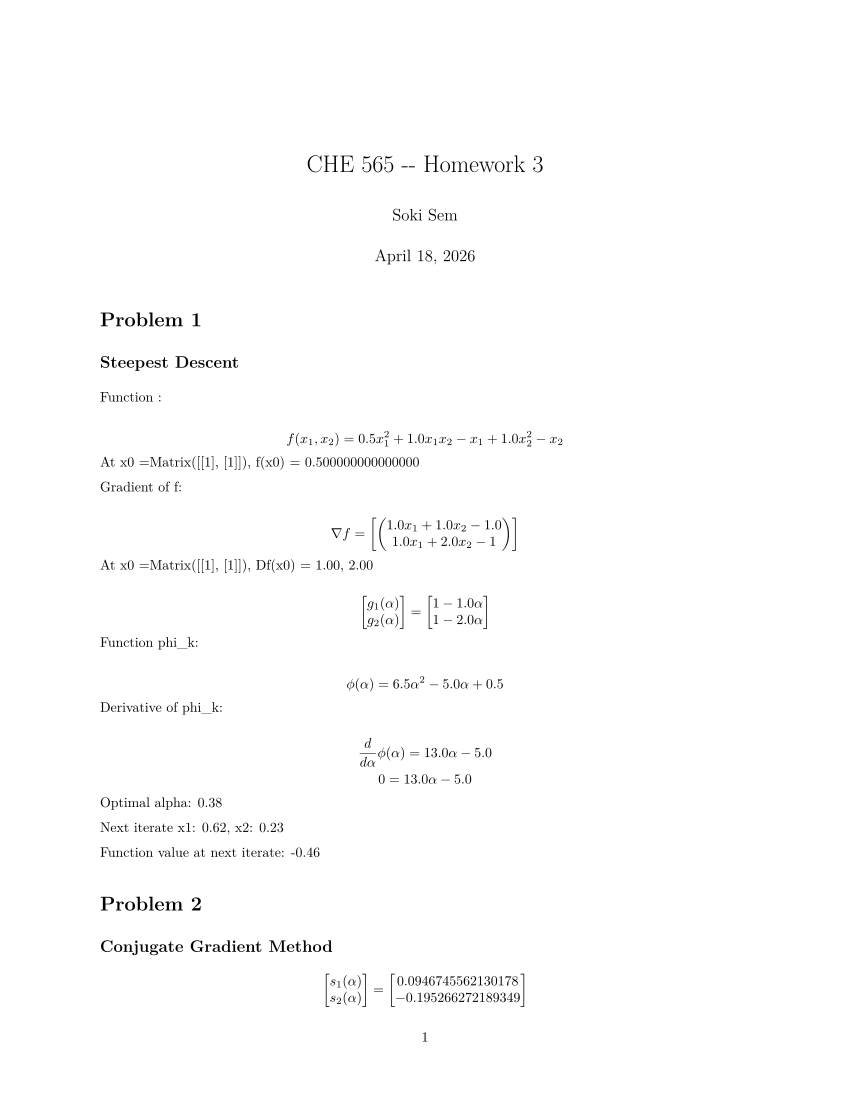

Reproduce this figure in Python.
"""
HW2_CHE565.py
=============
CHE 565 – Homework 2 All five problems solved with full work shown. Results are
written to HW2_CHE565_results.txtseminaia401@gmail..com and mirrored to the console.
"""

from math import e
import numpy as np
import sympy as sp
from sympy import Add, Function, LessThan, Mul 
import matplotlib
from sympy.abc import alpha, phi
from sympy.functions.combinatorial.factorials import rf
import matplotlib.pyplot as plt
from scipy.optimize import minimize, fsolve
from scipy.stats import t as t_dist
import pandas as pd
from NRroots import newton_raphson
from regression_analysis import RegressionAnalysis
from doc_builder import DocumentBuilder
from sympy.vector import CoordSys3D, Del
OUTPUT_FILE = "HW3_CHE565"
PLOT_FILE = "HW3_CHE565_plot.png"
report_lines = []

doc = DocumentBuilder(
    OUTPUT_FILE,
    title="CHE 565 -- Homework 3",
    author="Soki Sem",
)
# convenience aliases
w = doc.p
line = doc.line
m = doc.eq
a = doc.align
t = doc.table
figlog = doc.figure
px = doc.px
im = doc.im
doc.maketitle(True)
doc.toc(False)

doc.section("Problem 1")
doc.subsection("Steepest Descent ")
x1, x2, x3, x4= sp.symbols('x1 x2 x3 x4')
f = sp.Function('f')(x1, x2)
expr= -x1-x2+1/2*(x1**2+2*x1*x2+2*x2**2)
f_eq = sp.Eq(f, expr)
f0_eq = sp.lambdify((x1, x2), expr)
x0 = sp.Matrix([1,1])
f0 = f0_eq(*x0)
Df = sp.Matrix([expr]).jacobian((x1, x2)).T
Df_eq = sp.lambdify((x1, x2), Df)
Df0 = sp.Matrix(Df_eq(*x0))
x_old = sp.Matrix([x1, x2])
x_new = sp.Matrix([x3, x4])
g1 = sp.Function('g1')(alpha)
g2 = sp.Function('g2')(alpha)
g = sp.Matrix(2, 1, [g1, g2])

expr_g = x0 - alpha*Df0
g_eq = sp.Eq(g,expr_g).subs({x1: x0[0], x2: x0[1]})

phi = Function('phi')(alpha)
grad_phi = sp.diff(phi, alpha)
phi_k = expr.subs({x1: expr_g[0], x2: expr_g[1]}).subs({x1: x0[0], x2: x0[1]})
phi_k_collected = sp.collect(phi_k, alpha)
phi_k_simplified = sp.simplify(expr=phi_k_collected)
dphi_k = sp.diff(phi_k_simplified, alpha)
alpha_opt = sp.Matrix(sp.solve(dphi_k, alpha))
x_next = expr_g.subs(alpha, alpha_opt[0]).subs({x1: x0[0], x2: x0[1]})
f_next = expr.subs({x1: x_next[0], x2: x_next[1]})

doc.p("Function :")
m(sp.latex(f_eq))
w(rf"At x0 ={x0}, f(x0) = {f0}")
w("Gradient of f:")
m(r"\nabla f = " + sp.latex(sp.simplify(Df), mat_str='pmatrix'))
w(rf"At x0 ={x0}, Df(x0) = {Df0[0]:.2f}, {Df0[1]:.2f}")
m(sp.latex(g_eq))

w("Function phi_k:")
m(sp.latex(sp.Eq(phi, phi_k_simplified)))
w("Derivative of phi_k:")
m(sp.latex(sp.Eq(grad_phi, dphi_k)))
m(sp.latex(sp.Eq(0, dphi_k)))
w(rf"Optimal alpha: {alpha_opt[0]:.2f}")
w(rf"Next iterate x1: {x_next[0]:.2f}, x2: {x_next[1]:.2f}")
w(rf"Function value at next iterate: {f_next:.2f}")

doc.section("Problem 2")
doc.subsection("Conjugate Gradient Method")
s0 = -Df0
s1= sp.Function('s1')(alpha)
s2= sp.Function('s2')(alpha)
s = sp.Matrix(2, 1, [s1, s2])
expr_s = -Df_eq(*x_new) + s0*Df_eq(*x_new).T*Df_eq(*x_new)/Df_eq(*x_old).T*Df_eq(*x_old)
s_eq = sp.Eq(s, expr_s).subs({x1: x0[0], x2: x0[1], x3: x_next[0], x4: x_next[1]})
m(sp.latex(s_eq))

doc.section(title="Problem 3")
doc.section(title="Problem 3")
doc.subsection("Blending LP Formulation")

# Tables (unchanged)
rows_A = [
    [1, 3000, 26.00],      
    [2, 2000, 30.60],
    [3, 4000, 29.20],
    [4, 1000, 29.80]
]
headings_A = ["Constituent", "Max quantity (bbl/day)", "Production Cost ($/bbl)"]
t(headings_A, rows_A, float_fmt=".2f")

rows_B = [
    ["A", "Not more than 15% of 1; Not less than 40% of 2", 32.40],
    ["B", "Not more than 50% of 3; Not more than 10% of 1", 31.50],
    ["C", "Not less than 10% of 2; Not more than 20% of 1", 30.60]
]
headings_B = ["Grade", "Specifications", "Selling Price ($/bbl)"]
t(headings_B, rows_B, float_fmt=".2f", alignment="c p{4.5cm} c")

# Decision variables
a1, a2, a3, a4 = sp.symbols('a_1 a_2 a_3 a_4', nonnegative=True)
b1, b2, b3, b4 = sp.symbols('b_1 b_2 b_3 b_4', nonnegative=True)
c1, c2, c3, c4 = sp.symbols('c_1 c_2 c_3 c_4', nonnegative=True)

# Total production of each grade
A= sp.MatrixSymbol('A',1,4)
B= sp.MatrixSymbol('B',1,4)
C= sp.MatrixSymbol('C',1,4)
A_mat = [a1, a2, a3, a4]
B_mat = [b1, b2, b3, b4]
C_mat = [c1, c2, c3, c4]
A_sum = sum(A_mat)
B_sum = sum(B_mat)
C_sum = sum(C_mat)
tot_prod = sp.MatAdd(A,B,C)
comp_tot = sp.MatAdd(sp.Matrix(A_mat), sp.Matrix(B_mat), sp.Matrix(C_mat))
tot_prod_eq = sp.latex(sp.Eq(tot_prod,)))
m(sp.latex(sp.Eq(A.apart(), A_sum)))
m(sp.latex(sp.Eq(B.apart(), B_sum)))
m(sp.latex(sp.Eq(C.apart(), C_sum)))
m(tot_prod_eq)
price_mat = sp.Matrix([32.40,31.50,30.60])
grade_mat = sp.Matrix([A_sum, B_sum, C_sum])
# Objective: Maximize Profit
revenue = price_mat.dot(grade_mat)
cost_mat = sp.Matrix([26.00, 30.60, 29.20, 29.80])
cost_1 = a1+b1+c1
cost_2 = a2+b2+c2
cost_3 = a3+b3+c3
cost_4 = a4+b4+c4
cost = cost_mat.dot(sp.Matrix([cost_1, cost_2, cost_3, cost_4]))

profit_expr = revenue - cost
P = sp.symbols('P', nonnegative=True)
profit_eq = sp.Eq(P, profit_expr)

# Constraints list (for display and later solving)
constraints = [
    # Grade A specs
    (a1 <= 0.15*A_sum),
    (a2 >= 0.40*A_sum),
    # Grade B specs
    (b3 <= 0.50*B_sum),
    (b1 <= 0.10*B_sum),
    # Grade C specs
    (c2 >= 0.10*C_sum),
    (c1 <= 0.20*C_sum),
    # Availability limits
    (a1 + b1 + c1 <= 3000),
    (a2 + b2 + c2 <= 2000),
    (a3 + b3 + c3 <= 4000),
    (a4 + b4 + c4 <= 1000),
]

# Display using doc.align() for clean multi-line equations
w("Decision Variables:")
px(im(sp.latex(A)), im(sp.latex(B)), im(sp.latex(C)))
w("Total production:")
a(
  rf"\text{{A=}}"+sp.latex(A),
  rf"\text{{B=}}"+sp.latex(B), 
  rf"\text{{C=}}"+sp.latex(C)
)
prod_tot = A + B + C 
prod = sp.Matrix([3000, 2000, 4000, 1000])
w("Objective function (Profit):")
m(sp.latex(profit_eq))
w("Constraints:")
for c in constraints:
    m(sp.latex(c))
txt_file, tex_file, pdf_file = doc.save_all()

print(f"Wrote text log: {txt_file}")
print(f"Wrote LaTeX source: {tex_file}")
print(f"Wrote PDF: {pdf_file}")
